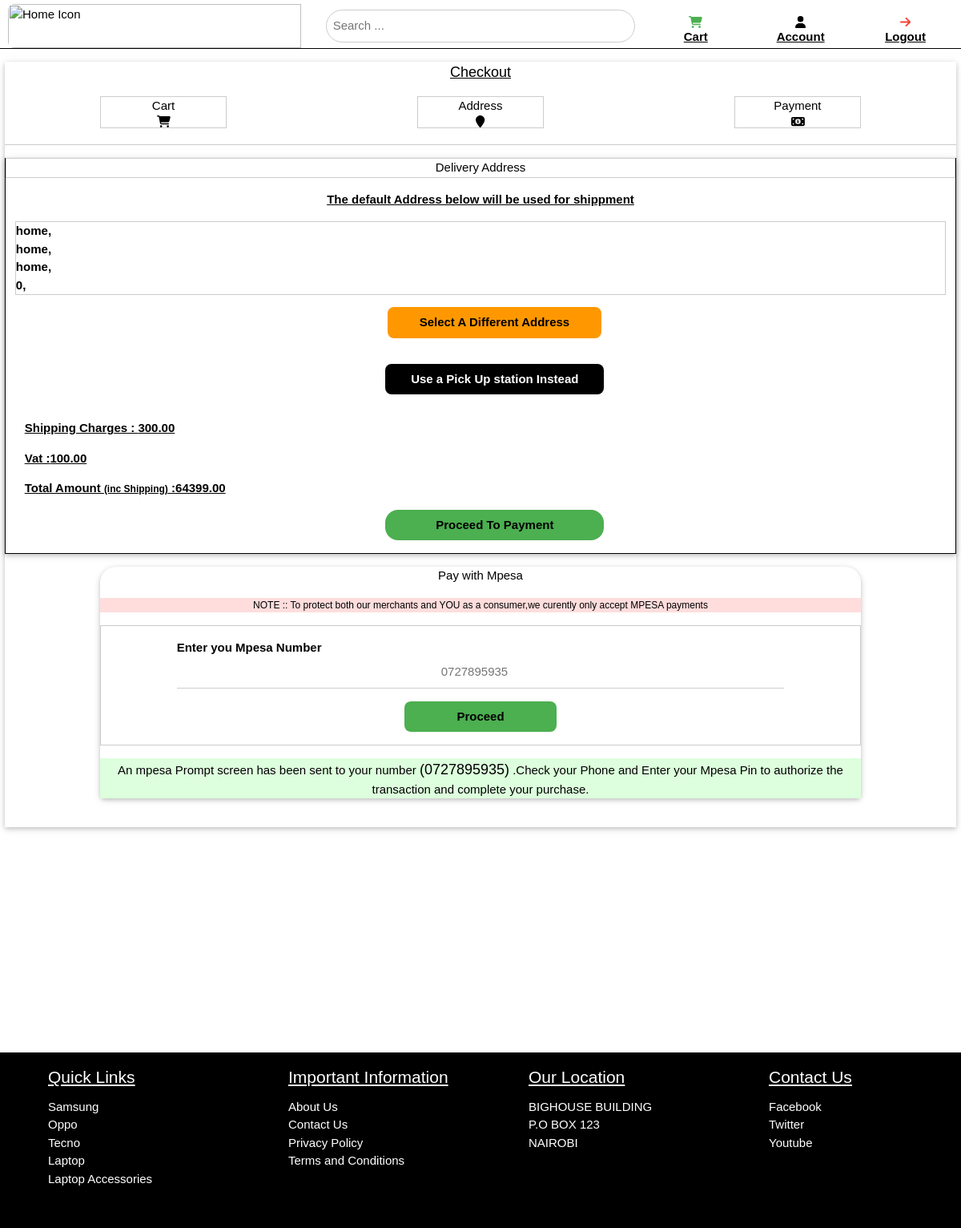
/checkout/ (signed in), run on an earlier commit of the app's database.
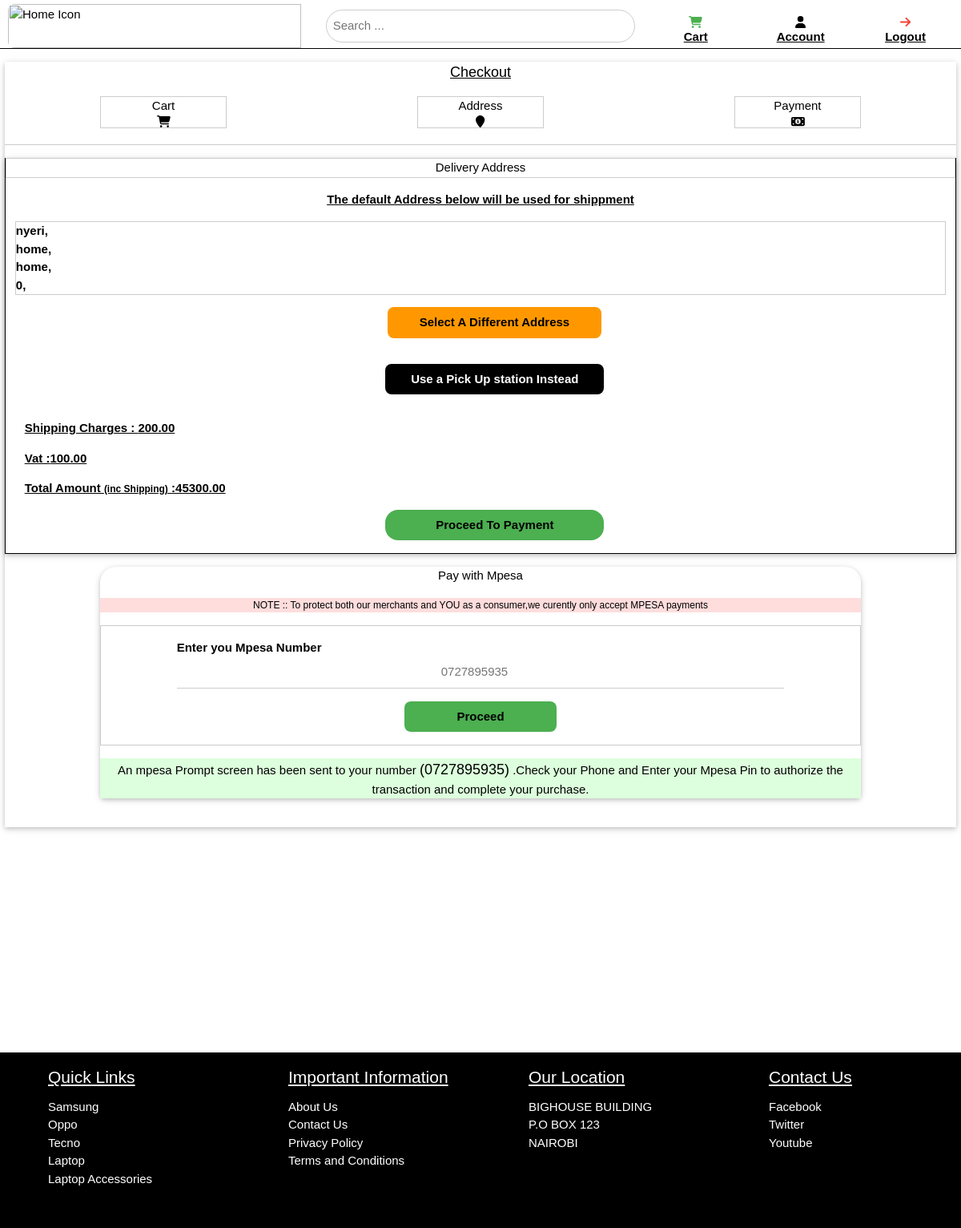
And on a later commit of the database.
### eshopping/models.py (models this page shows, shortened)
class Address(models.Model):
    user = models.ForeignKey(Customer, null=True, on_delete=models.CASCADE)
    Addressname = models.CharField(max_length=50, default='home')
    office_box = models.CharField(max_length=50, default='home')
    location = models.CharField(max_length=100, default='home')
    telephone = models.IntegerField(default='000')
    class Meta:
        verbose_name_plural = 'Address'

class Orders(models.Model):
    STATUS = {
        ('Pending', 'Pending'),
        ('Out On Delivery', 'Out On Delivery'),
        ('Delivered', 'Delivered'),
    }
    product = models.ForeignKey(Products, null=True, on_delete=models.SET_NULL)
    user = models.ForeignKey(Customer, null=True, on_delete=models.SET_NULL)
    status = models.CharField(choices=STATUS, max_length=150, default='Pending')
    order_date = models.DateTimeField(auto_now_add=True,)
    ordered = models.BooleanField(default=False,)
    expected_date = models.DateTimeField(auto_now=False, null=True)
    items = models.ManyToManyField(OrderItem)
    class Meta:
        verbose_name_plural = 'Orders'
    def get_total_shipping(self):
        total = 0
        for order_item in self.items.all():
            total += order_item.get_shipping_price()
        return total
    def get_total_vat(self):
        vat = 0
        for order_item in self.items.all():
            vat += order_item.get_vat_price()
        return vat
    def get_total_checkout_amount(self):
        total_amount = 0
        for order_item in self.items.all():
            total_amount += order_item.get_checkout_price()
        return total_amount

class OrderItem(models.Model):
    user = models.ForeignKey(Customer, null=True, on_delete=models.SET_NULL)
    ordered = models.BooleanField(default=False)
    item = models.ForeignKey(Products, on_delete=models.CASCADE, null=True)
    quantity = models.IntegerField(default=1)
    def get_total_discount_item_price(self):
        return self.quantity * self.item.discount_price
    def get_final_price(self):
        if self.item.discount_price:
            return self.get_total_discount_item_price()
        return self.get_total_item_price()
    def get_shipping_price(self):
        return self.item.shipping_charge
    def get_vat_price(self):
        return self.item.vat
    def get_add_expenses(self):
        return self.item.shipping_charge + self.item.vat
    def get_checkout_price(self):
        return self.get_final_price() + self.get_add_expenses()

class Products(models.Model):
    CATEGORY = {
        ('Phones', 'Phones'),
        ('Phone Accessories', 'Phone Accessories'),
        ('Laptops', 'Laptops'),
        ('Laptop Accessories', 'Laptop Accessories'),
    }
    product_name = models.CharField(max_length=200, null=True)
    category = models.CharField(choices=CATEGORY, default='Phones', max_length=150)
    price = models.DecimalField(max_digits=10000000, decimal_places=2, null=True)
    discount_price = models.DecimalField(max_digits=10000000, decimal_places=2, default=0, blank=True)
    display_image = models.ImageField(height_field=None, width_field=None, max_length=100, null=True, blank=True)
    view_image = models.ImageField(height_field=None, width_field=None, max_length=100, null=True, blank=True)
    description = models.TextField(max_length=500, blank=False, null=True)
    shipping_details = models.CharField(max_length=200, null=True)
    shipping_charge = models.DecimalField(max_digits=10000000, decimal_places=2, null=True)
    vat = models.DecimalField(max_digits=10000000, decimal_places=2, null=True)
    class Meta:
        verbose_name_plural = 'Products'

### eshopping/views.py (the view)
# urls.py: path('checkout/', views.checkoutPage, name='checkout'),
@login_required(login_url='authenticate')
def checkoutPage(request):
    display_address = Address.objects.filter(user=request.user.customer)
    total_checkout = Orders.objects.filter(user=request.user.customer, ordered=False)
    context = {'display_address': display_address, 'total_checkout': total_checkout }
    return render(request, 'eshopping/checkout.html', context)

### eshopping/templates/eshopping/checkout.html (shortened to what this page needs)
{% load static %}
<html lang="en">
    <head>
        <link rel="stylesheet" href="{% static '/styles/w3.css' %}">
        <link rel="stylesheet" href="{% static '/styles/mobile-view.css' %}">
        <link rel="stylesheet" href="{% static '/styles/large-screen.css' %}">
    </head>
    <body>
    {% block content %}
    <div id="page-wrapper">
            <div id="content-wrapper">
                <div id="sticky-content">
                    {% include 'eshopping/navbar.html' %}
                <div class="w3-card-2" id="checkout-sect">
                    <div class="w3-panel w3-center w3-large" style="text-decoration: underline;font-size: 2em;">Checkout</div>
                        <div class="progress-section  w3-row w3-center w3-text-black w3-border-bottom">
                            <div class="cart-confirm  progress-item  w3-col s4 l4 "  >
                                <div id="cart_itm" class="w3-border">
                                    Cart</i> <br><i  class="fas fa-shopping-cart" ></i>
                                </div>
                            </div>
                            <div class="address-section  progress-item w3-col s4 l4"  >
                                <div id="addr_itm" class="w3-border" >
                                    Address <br> <i class="fas fa-map-marker"  ></i>
                                </div>
                            </div>
                            <div  class="payment-method   progress-item w3-col s4 l4">
                                <div id="paym_itm" class="w3-border">
                                    Payment<br> <i class="fas fa-money-bill-alt" ></i>
                                </div>
                            </div>
                     </div>
                        <div id="delivery-address" style="display: ;" class="address-select w3-card w3-border-right w3-border-left w3-border-bottom w3-border-black">
                        <div class="w3-panel w3-border w3-center">Delivery Address</div>
                        <div id="primary-address">
                            <div class="w3-panel w3-center w3-margin-top" style="font-weight: bolder;text-decoration: underline;" >The default Address below will be used for shippment</div>
                            {% for display_address in display_address %}
                             <p style="font-weight: bold;" class="w3-border"> {{ display_address.Addressname }}, <br>
                              {{ display_address.office_box }},<br>
                              {{ display_address.location }},<br>
                              {{ display_address.telephone }}, </p>
                            {% endfor %}
                                <a href="{% url 'add_address' %}">
                                    <button class="w3-btn w3-center w3-margin-bottom w3-round-large w3-orange w3-text-black">Select A Different Address</button>
                                </a>
                        </div>
                            <button id="pickupSelector" class="w3-btn w3-round-large w3-center w3-margin-top w3-black w3-text-white w3-margin-bottom ">Use a Pick Up station Instead</button>
                            <div class="totalAmount">
                                {%for  total_checkout in total_checkout %}
                                <p style="text-decoration: underline;font-weight: bold;" >Shipping Charges : {{total_checkout.get_total_shipping}} </p>
                                <p style="text-decoration: underline;font-weight: bold;">Vat :{{total_checkout.get_total_vat}}</p>
                                <p style="text-decoration: underline;font-weight: bold;">Total Amount <span class="w3-small">(inc Shipping)</span> :{{total_checkout.get_total_checkout_amount}}  </p>
                                {% endfor %}
                            </div>
                            <button id="addressOkay" class="w3-btn w3-margin-bottom w3-green w3-text-black w3-round-xlarge w3-center w3-hover-black w3-hover-text-green checkoutProceed">Proceed To Payment</button>
                    </div>
                      <div  style="display: ;" id='paym_opt'>
                        <div class="w3-card-2" id="payForm">
                            <div  class="w3-center w3-margin-top ">Pay with Mpesa</div>
                            <div class="w3-small w3-center w3-pale-red w3-center w3-margin-top">NOTE :: To protect both our merchants and YOU as a consumer,we curently only accept MPESA payments</div>
                            <form id="paymentForm" action="#" method="post" class="w3-margin-top w3-border w3-padding-16">
                                <label for="phone">Enter you Mpesa Number</label>
                                <input type="number" placeholder="0727895935" name="phone" class="w3-margin-bottom w3-input w3-center" id="phone">
                                <button type="submit" class="w3-button w3-hover-black w3-hover-text-green w3-center w3-green w3-round-large w3-text-black">Proceed</button>
                            </form>
                            <div class="w3-panel w3-pale-green w3-center">
                                An mpesa Prompt screen has been sent to your number  <span class="w3-large">(0727895935)</span>  .Check your Phone and Enter your Mpesa Pin to authorize the transaction and complete your purchase.
                            </div>
                        </div>
                    </div>
                </div>
            </div>
            {% include 'eshopping/footer.html' %}
    </body>
    {% endblock %}
</html>

### eshopping/templates/eshopping/navbar.html
{% load static %}
    <div id="nav-section" class="w3-row">
                    <div id="home-icon" class="w3-col s4 m4 l4">
                        <a href="{% url 'home' %}">
                             <img src="{% static '/images/home-icon.jpg' %}" class="w3-round-large" alt="Home Icon">
                        </a>
                    </div>
                    <div id="search-section" class="w3-col s8 m8 l4 ">
                        <form action="{% url 'search' %}" method="GET" >
                            <input placeholder="Search ..." class="w3-round-xxlarge w3-input w3-border w3-border-bottom " type="search" name="Keywords" id="searchBar">
                        </form>
                    </div>
                    <div id="account-actions" class="l4 w3-col w3-round-xlarge">
                        <ul id="account-actions-ul">
                            {% if request.user.is_authenticated %}
                            <li class="nav-icon"> <i class="fas w3-text-green fa-shopping-cart"></i>
                                <ul><li>
                                    <a href="{% url 'order_summary' %}">Cart </a>
                                </li></ul>
                            </li>
                            <li class="nav-icon">    <i class="fas fa-user"></i>
                            <ul><li>
                                <a href="{% url 'dashboard' %}">Account</a>
                            </li></ul>
                            </li>
                            <li class="nav-icon">  <i class="fas w3-text-red fa-arrow-right"></i>
                                <ul><li>
                                  <a href="{% url 'logout' %}">Logout</a>
                                </li></ul>
                            </li>
                            {% else %}
                            <li class="nav-icon">  <i class="fas w3-text-red fa-arrow-right"></i>
                                <ul><li>
                                  <a href="{% url 'authenticate' %}">Login</a>
                                </li></ul>
                            {% endif %}
                        </ul>
                    </div>
                </div>
            </div>

### eshopping/templates/eshopping/footer.html (shortened to what this page needs)
<div id="footer-wrapper">
           <div id="footer-content">
            <ul style="list-style-type: none;padding: 0px;">
                <li class="footer-item"> <span class="footer-title">Quick Links</span>
                    <ul>
                        <li>Samsung</li>
                        <li>Oppo</li>
                        <li>Tecno</li>
                        <li>Laptop</li>
                        <li>Laptop Accessories</li>
                     </ul>
                </li>
                <li  class="footer-item"><span class="footer-title">Important Information</span>
                    <ul><li >About Us</li>
                         <li>Contact Us</li>
                          <li>Privacy Policy</li>
                        <li>Terms and Conditions</li> </ul>
                <li  class="footer-item"><span class="footer-title"> Our Location</span>
                    <ul><li >
                        BIGHOUSE BUILDING <br>
                        P.O BOX 123 <br>
                        NAIROBI
                    </li></ul>
                </li>
                <li  class="footer-item"><span class="footer-title">Contact Us</span>
                    <ul>
                        <li>Facebook</li>
                        <li>Twitter</li>
                        <li>Youtube</li>
                     </ul>
                </li>
            </ul>
           </div>
        </div>
    </div>

What changed in the data, as far as the page shows it:
removed Orders: get_total_shipping "300.00", get_total_vat "100.00", get_total_checkout_amount "64399.00"
changed Address "home": Addressname "home" → "nyeri"
added Orders: get_total_shipping "200.00", get_total_vat "100.00", get_total_checkout_amount "45300.00"
